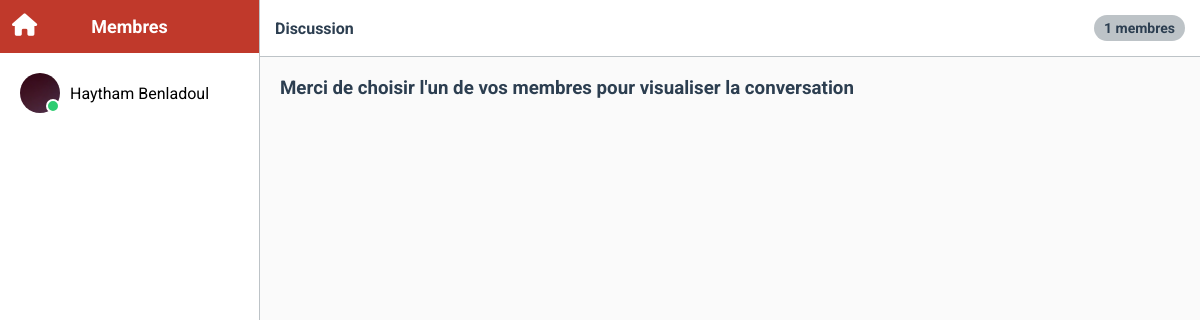
Before: /app1/messages_page/ (signed in) with the older database file.
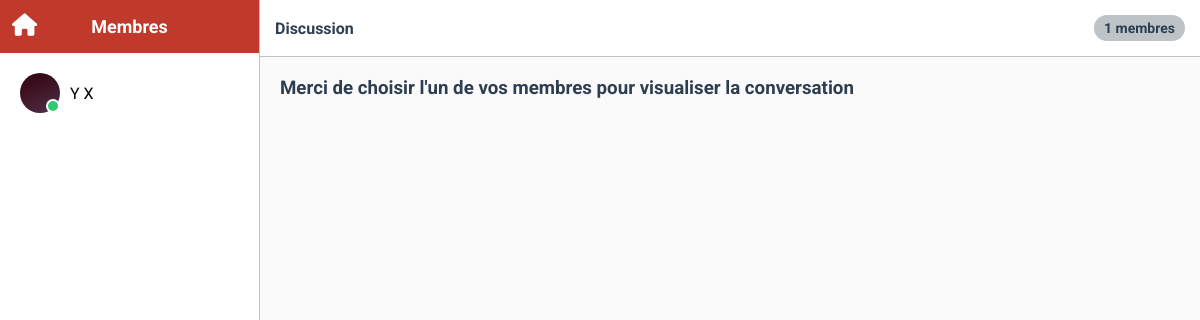
After: the same page with the newer database file.
### app1/models.py (models this page shows)
class CustomUser(AbstractUser):
    SEX_TYPES = [
        ('Homme' , 'Homme'),
        ('Femme' , 'Femme'),
    ]
    Status_Types = [
        ('Admin','Admin'),
        ('Visiteur','Visiteur'),
        ('Étudiant' , 'Étudiant'),
        ('Entrepreneur' , 'Entrepreneur') ,
    ]
    email = models.EmailField(unique=True)
    pays = CountryField(default='MA')
    date_naissance = models.DateField(blank=True , null= True )
    ville = models.CharField(max_length=255,blank=True,null=True)
    adress = models.CharField(max_length=255,blank=True,null=True)
    code_postal = models.BigIntegerField(blank=True,null=True)
    phone_number = models.CharField(max_length=15, blank=True, null=True)
    genre = models.CharField(max_length=255,choices=SEX_TYPES,default="Homme")
    status = models.CharField(max_length=255,choices=Status_Types,default="Visiteur")
    ProfileImage = models.ImageField(upload_to="profileimage/" , default="profileimage/default.png")
    Email_Verifiyed = models.DateField(auto_now=False, auto_now_add=False,blank=True,null=True)
    activation = models.BooleanField(default=False)
    date_created = models.DateTimeField(default=timezone.now)

### app1/views.py (the view)
# urls.py: path('messages_page/',messages_page,name="messagepages"),
@login_required(login_url='/app1/login/')
def messages_page(request):
    other_users = []
    chats = Thread.objects.all().order_by('-last_updated')
    for x in chats :
        if x.user1 == request.user or x.user2 == request.user:
            other_users.append(x.get_other_user(request.user))
    count = len(other_users)
    return render(request,"private/messages.html",{"other" : other_users , "count" : count})

### app1/models.py (called while the page is built)
    def get_other_user(self, current_user):
        if self.user1 == current_user:
            return self.user2
        elif self.user2 == current_user:
            return self.user1
        else:
            return None

### templates/private/messages.html (shortened to what this page needs)
{% load static %}
<!DOCTYPE html>
<html lang="fr">
<head>
    <link rel="stylesheet" href="{% static "css/private/message.css" %}">
    <link rel="stylesheet" href="{% static "css/main/main.css" %}">
</head>
<body>
    <a href="{% url "homepage" %}" class="back"><i class="fa-solid fa-house"></i></a>
    <div class="chat-container">
        <div class="sidebar">
            <div class="header">
                Membres
            </div>
            <div class="user-list">
                {% for user in other  %}
                <a href="{% url "specificmessages" user.id %}" style="text-decoration:none;color:black;">
                    <div class="user">
                        <div class="avatar user-online" style="background: url('{{ user.ProfileImage.url }}') center center / cover no-repeat;"></div>
                        <div class="user-info">{% if user.first_name and user.last_name %}{{user.last_name}} {{user.first_name}} {% else %} {{user.username}} {% endif %}</div>
                    </div>
                </a>
                {% endfor %}
            </div>
        </div>
        <div class="main-chat">
            <div class="chat-header">
                <div class="room-name">Discussion</div>
                <div class="members-count">{{count}} membres</div>
            </div>
            <div class="messages">
                <h3>Merci de choisir l'un de vos membres pour visualiser la conversation</h3>
            </div>
        </div>
    </div>
</body>
</html>

Changed rows visible on the page:
changed CustomUser: last_name "Haytham" → "Y"; first_name "Benladoul" → "X"
